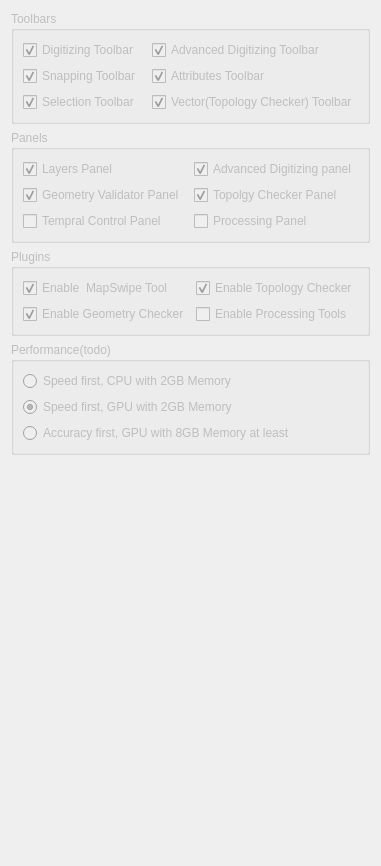
     <widget class="QWidget" name="preferTab">
      <property name="enabled">
       <bool>false</bool>
      </property>
      <attribute name="title">
       <string>Work Preference</string>
      </attribute>
      <layout class="QVBoxLayout" name="verticalLayout_11">
       <item>
        <widget class="QGroupBox" name="groupBox">
         <property name="sizePolicy">
          <sizepolicy hsizetype="Preferred" vsizetype="Minimum">
           <horstretch>0</horstretch>
           <verstretch>0</verstretch>
          </sizepolicy>
         </property>
         <property name="title">
          <string>Toolbars</string>
         </property>
         <layout class="QGridLayout" name="gridLayout">
          <item row="3" column="0">
           <widget class="QCheckBox" name="selTlb">
            <property name="text">
             <string>Selection Toolbar</string>
            </property>
            <property name="checked">
             <bool>true</bool>
            </property>
           </widget>
          </item>
          <item row="2" column="0">
           <widget class="QCheckBox" name="snapTlb">
            <property name="text">
             <string>Snapping Toolbar</string>
            </property>
            <property name="checked">
             <bool>true</bool>
            </property>
           </widget>
          </item>
          <item row="2" column="1">
           <widget class="QCheckBox" name="attTlb">
            <property name="text">
             <string>Attributes Toolbar</string>
            </property>
            <property name="checked">
             <bool>true</bool>
            </property>
           </widget>
          </item>
          <item row="0" column="0">
           <widget class="QCheckBox" name="digTlb">
            <property name="text">
             <string>Digitizing Toolbar</string>
            </property>
            <property name="checked">
             <bool>true</bool>
            </property>
           </widget>
          </item>
          <item row="3" column="1">
           <widget class="QCheckBox" name="vecTlb">
            <property name="text">
             <string>Vector(Topology Checker) Toolbar</string>
            </property>
            <property name="checked">
             <bool>true</bool>
            </property>
           </widget>
          </item>
          <item row="0" column="1">
           <widget class="QCheckBox" name="adDigTlb">
            <property name="text">
             <string>Advanced Digitizing Toolbar</string>
            </property>
            <property name="checked">
             <bool>true</bool>
            </property>
           </widget>
          </item>
         </layout>
        </widget>
       </item>
       <item>
        <widget class="QGroupBox" name="groupBox_3">
         <property name="sizePolicy">
          <sizepolicy hsizetype="Preferred" vsizetype="Minimum">
           <horstretch>0</horstretch>
           <verstretch>0</verstretch>
          </sizepolicy>
         </property>
         <property name="title">
          <string>Panels</string>
         </property>
         <layout class="QGridLayout" name="gridLayout_3">
          <item row="0" column="0">
           <widget class="QCheckBox" name="lyrsPnl">
            <property name="text">
             <string>Layers Panel</string>
            </property>
            <property name="checked">
             <bool>true</bool>
            </property>
           </widget>
          </item>
          <item row="2" column="0">
           <widget class="QCheckBox" name="tmpPnl">
            <property name="text">
             <string>Tempral Control Panel</string>
            </property>
           </widget>
          </item>
          <item row="2" column="1">
           <widget class="QCheckBox" name="procPnl">
            <property name="text">
             <string>Processing Panel</string>
            </property>
           </widget>
          </item>
          <item row="1" column="1">
           <widget class="QCheckBox" name="topoPnl">
            <property name="text">
             <string>Topolgy Checker Panel</string>
            </property>
            <property name="checked">
             <bool>true</bool>
            </property>
           </widget>
          </item>
          <item row="0" column="1">
           <widget class="QCheckBox" name="advDigPnl">
            <property name="text">
             <string>Advanced Digitizing panel</string>
            </property>
            <property name="checked">
             <bool>true</bool>
            </property>
           </widget>
          </item>
          <item row="1" column="0">
           <widget class="QCheckBox" name="geomPnl">
            <property name="text">
             <string>Geometry Validator Panel</string>
            </property>
            <property name="checked">
             <bool>true</bool>
            </property>
           </widget>
          </item>
         </layout>
        </widget>
       </item>
       <item>
        <widget class="QGroupBox" name="groupBox_2">
         <property name="sizePolicy">
          <sizepolicy hsizetype="Minimum" vsizetype="Minimum">
           <horstretch>0</horstretch>
           <verstretch>0</verstretch>
          </sizepolicy>
         </property>
         <property name="title">
          <string>Plugins</string>
         </property>
         <layout class="QGridLayout" name="gridLayout_2">
          <item row="0" column="0">
           <widget class="QCheckBox" name="mapwipeChkBx">
            <property name="text">
             <string>Enable  MapSwipe Tool</string>
            </property>
            <property name="checked">
             <bool>true</bool>
            </property>
           </widget>
          </item>
          <item row="0" column="1">
           <widget class="QCheckBox" name="topoChkBx">
            <property name="text">
             <string>Enable Topology Checker</string>
            </property>
            <property name="checked">
             <bool>true</bool>
            </property>
           </widget>
          </item>
          <item row="1" column="0">
           <widget class="QCheckBox" name="geomChkBx">
            <property name="text">
             <string>Enable Geometry Checker</string>
            </property>
            <property name="checked">
             <bool>true</bool>
            </property>
           </widget>
          </item>
          <item row="1" column="1">
           <widget class="QCheckBox" name="procChkBx">
            <property name="text">
             <string>Enable Processing Tools</string>
            </property>
            <property name="checked">
             <bool>false</bool>
            </property>
           </widget>
          </item>
         </layout>
        </widget>
       </item>
       <item>
        <widget class="QGroupBox" name="groupBox_15">
         <property name="title">
          <string>Performance(todo)</string>
         </property>
         <layout class="QVBoxLayout" name="verticalLayout_5">
          <item>
           <widget class="QRadioButton" name="tinyModelCPURadioButton">
            <property name="text">
             <string>Speed first, CPU with 2GB Memory</string>
            </property>
            <property name="checked">
             <bool>false</bool>
            </property>
           </widget>
          </item>
          <item>
           <widget class="QRadioButton" name="tinyModelGPURadioButton">
            <property name="text">
             <string>Speed first, GPU with 2GB Memory</string>
            </property>
            <property name="checked">
             <bool>true</bool>
            </property>
           </widget>
          </item>
          <item>
           <widget class="QRadioButton" name="hugeModelRadioButton">
            <property name="text">
             <string>Accuracy first, GPU with 8GB Memory at least</string>
            </property>
           </widget>
          </item>
         </layout>
        </widget>
       </item>
       <item>
        <spacer name="verticalSpacer_4">
         <property name="orientation">
          <enum>Qt::Vertical</enum>
         </property>
         <property name="sizeType">
          <enum>QSizePolicy::Maximum</enum>
         </property>
         <property name="sizeHint" stdset="0">
          <size>
           <width>20</width>
           <height>400</height>
          </size>
         </property>
        </spacer>
       </item>
      </layout>
     </widget>
